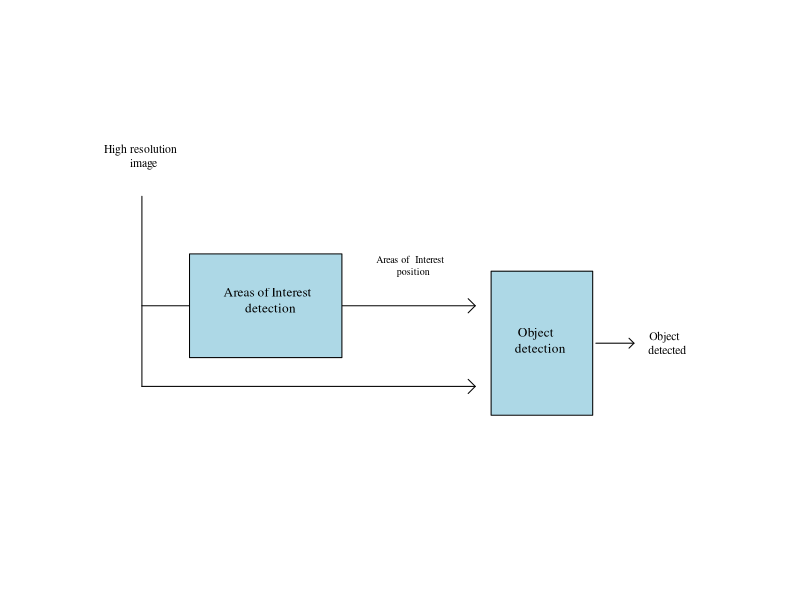
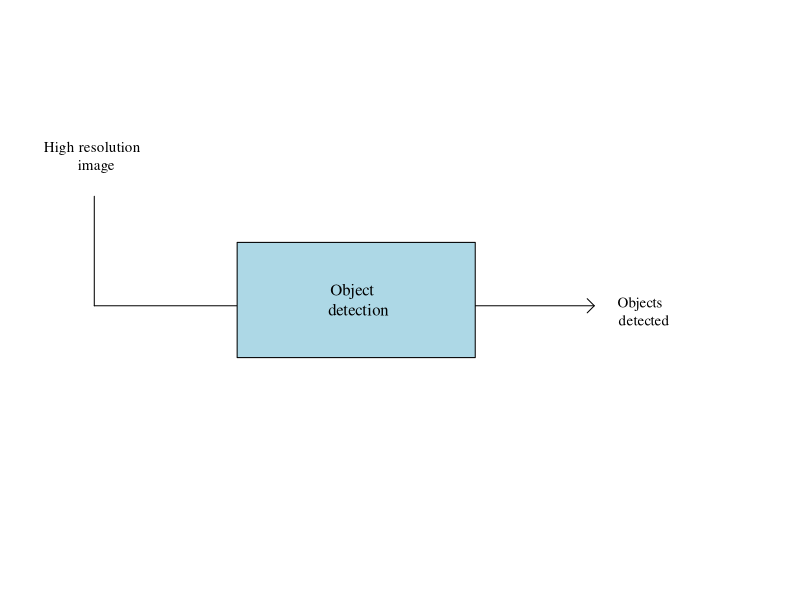
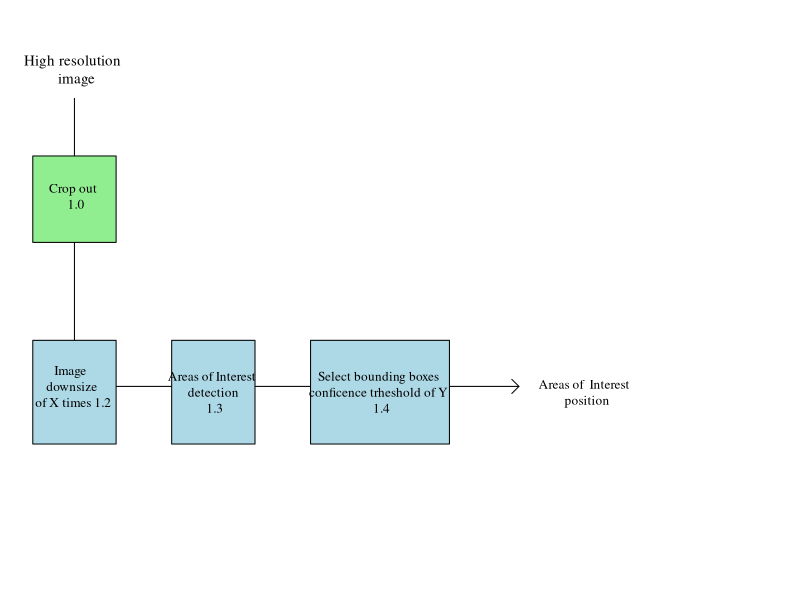
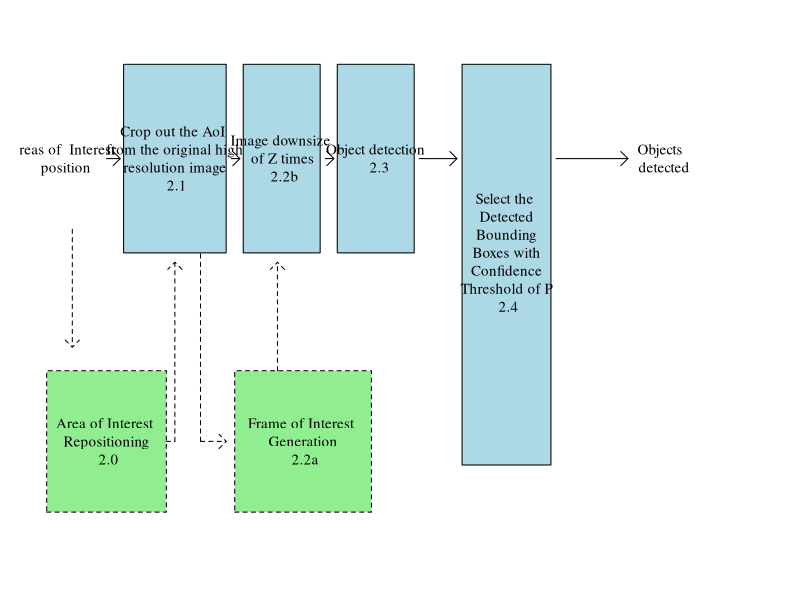

Reproduce these figures in R, in order.
par()$mar


par(mar= c(1, 1, 1, 3),bty="n", xaxt="n", family="serif", yaxt="n")
plot(x = c(-1,20), y = c(1,10), type="n", xlab = "",
     ylab="")
text("High resolution \n image", x=2, y = 8, cex= 0.7)
segments(2,7.3,y1=4)
arrows(x0 = 2, y0 = 5.4, x1 = 12.5, 
       col = "black", length = 0.1, angle = 45)
arrows(x0 = 2, y0 = 4, x1 = 12.5, 
       col = "black", length = 0.1, angle = 45)
rect(xleft=3.5, ybottom=4.5, xright=8.3, ytop=6.3, density = NULL, angle = 45,
     col = "lightblue", border = NULL, lty = par("lty"), lwd = par("lwd"))
text("Areas of Interest \n detection", x=6, y = 5.5, cex= 0.8)

text("Areas of  Interest \n position", x=10.5, y = 6.1, cex= 0.6)
rect(xleft=13, ybottom=3.5, xright=16.2, ytop=6, density = NULL, angle = 45,
     col = "lightblue", border = NULL, lty = par("lty"), lwd = par("lwd"))
text("Object  \n detection", x=14.5, y = 4.8, cex= 0.8)
arrows(x0 = 16.3, y0 = 4.75, x1 = 17.5, 
       col = "black", length = 0.07, angle = 45)
text("Object \n detected", x=18.5, y = 4.75, cex= 0.7)

dev.off()

(11+14.2)/2
(3.5+6)/2



par(mar= c(1, 1, 1, 3),bty="n", xaxt="n", family="serif", yaxt="n")
plot(x = c(1,15), y = c(1,10), type="n", xlab = "",
     ylab="")
text("High resolution \n image", x=2, y = 8, cex= 0.9)
segments(2,7.3,y1=5.4)
arrows(x0 = 2, y0 = 5.4, x1 = 12.5, 
       col = "black", length = 0.1, angle = 45)
rect(xleft=5, ybottom=4.5, xright=10, ytop=6.5, density = NULL, angle = 45,
     col = "lightblue", border = NULL, lty = par("lty"), lwd = par("lwd"))
text("Object  \n detection", x=7.5, y = 5.5, cex= 1)
text("Objects \n detected", x=13.5, y = 5.3, cex= 0.9)

dev.off()

par(mar= c(1, 1, 1, 3),bty="n", xaxt="n", family="serif", yaxt="n")
plot(x = c(1,25), y = c(1,10), type="n", xlab = "",
     ylab="")
text("High resolution \n image", x=2, y = 9.5, cex= 0.9)
segments(2,9,y1=4)
arrows(x0 = 2, y0 = 4, x1 = 18, 
       col = "black", length = 0.1, angle = 45)
rect(xleft=0.5, ybottom=6.5, xright=3.5, ytop=8, density = NULL, angle = 45,
     col = "lightgreen", border = NULL, lty = par("lty"), lwd = par("lwd"))
text("Crop out \n 1.0", x=2, y = 7.3, cex= 0.8)
rect(xleft=0.5, ybottom=3, xright=3.5, ytop=4.8, density = NULL, angle = 45,
     col = "lightblue", border = NULL, lty = par("lty"), lwd = par("lwd"))
text("Image \n downsize \n of X times 1.2", 
     x=1.9, y = 4, cex= 0.8)
rect(xleft=5.5, ybottom=3, xright=8.5, ytop=4.8, density = NULL, angle = 45,
     col = "lightblue", border = NULL, lty = par("lty"), lwd = par("lwd"))
text("Areas of Interest \n detection \n 1.3", 
     x=7, y = 3.9, cex= 0.8)
rect(xleft=10.5, ybottom=3, xright=15.5, ytop=4.8, density = NULL, angle = 45,
     col = "lightblue", border = NULL, lty = par("lty"), lwd = par("lwd"))
text("Select bounding boxes \n conficence trheshold of Y  \n 1.4", 
     x=13, y = 3.9, cex= 0.8)
text("Areas of  Interest \n position", x=20.4, y = 3.9, cex= 0.8)

dev.off()

par(mar= c(1, 1, 1, 3),bty="n", xaxt="n", family="serif", yaxt="n")
plot(x = c(1,40), y = c(1,12), type="n", xlab = "",
     ylab="")
text("Areas of  Interest \n position", x=2, y = 9.5, cex= 0.9)
arrows(x0 = 4.5, y0 = 9.5, x1 = 5.3, 
       col = "black", length = 0.1, angle = 45)
arrows(x0 = 2.5, y0 = 8, y1 = 5.5, 
       col = "black", length = 0.1, angle = 45,lty=2)
rect(xleft=5.5, ybottom=7.5, xright=11.5, ytop=11.5, density = NULL, angle = 45,
     col = "lightblue", border = NULL, lty = par("lty"), lwd = par("lwd"))
segments(10,3.5,y1=7.5, lty=2)
arrows(x0 = 10, y0 = 3.5, x1 = 11.5, 
       col = "black", length = 0.1, angle = 45, lty=2)
text("Crop out the AoI \n from the original high \n resolution image \n 2.1",
     x=8.5, y = 9.5, cex= 0.9)
arrows(x0 = 11.8, y0 = 9.5, x1 = 12.3, 
       col = "black", length = 0.1, angle = 45)
rect(xleft=12.5, ybottom=7.5, xright=17, ytop=11.5, density = NULL, angle = 45,
     col = "lightblue", border = NULL, lty = par("lty"), lwd = par("lwd"))
text("Image downsize \n of Z times \n 2.2b",
     x=14.8, y = 9.5, cex= 0.9)
arrows(x0 = 17.3, y0 = 9.5, x1 = 17.8, 
       col = "black", length = 0.1, angle = 45)
rect(xleft=18, ybottom=7.5, xright=22.5, ytop=11.5, density = NULL, angle = 45,
     col = "lightblue", border = NULL, lty = par("lty"), lwd = par("lwd"))
text("Object detection \n 2.3",
     x=20.35, y = 9.5, cex= 0.9)
arrows(x0 = 22.8, y0 = 9.5, x1 = 25, 
       col = "black", length = 0.1, angle = 45)
rect(xleft=25.3, ybottom=3, xright=30.5, ytop=11.5, density = NULL, angle = 45,
     col = "lightblue", border = NULL, lty = par("lty"), lwd = par("lwd"))
text("Select the \n Detected \n Bounding \n Boxes with \n Confidence \n Threshold of P \n 2.4",
     x=27.9, y = 7.5, cex= 0.9)
arrows(x0 = 30.8, y0 = 9.5, x1 = 35, 
       col = "black", length = 0.1, angle = 45)

rect(xleft=1, ybottom=2, xright=8, ytop=5, density = NULL, angle = 45,
     col = "lightgreen", border = NULL, lty = 2, lwd = par("lwd"))
text("Area of Interest \n Repositioning \n 2.0",
     x=4.5, y = 3.5, cex= 0.9)
segments(8,3.5,x1=8.5, lty=2)
arrows(x0 = 8.5, y0 = 3.5, y1 = 7.3, 
       col = "black", length = 0.1, angle = 45,lty=2)
rect(xleft=12, ybottom=2, xright=20, ytop=5, density = NULL, angle = 45,
     col = "lightgreen", border = NULL, lty = 2, lwd = par("lwd"))
text("Frame of Interest \n Generation \n 2.2a",
     x=16, y = 3.5, cex= 0.9)
arrows(x0 = 14.5, y0 = 5, y1 = 7.3, 
       col = "black", length = 0.1, angle = 45,lty=2)
text("Objects \n detected",
     x=37, y = 9.5, cex= 0.9)



